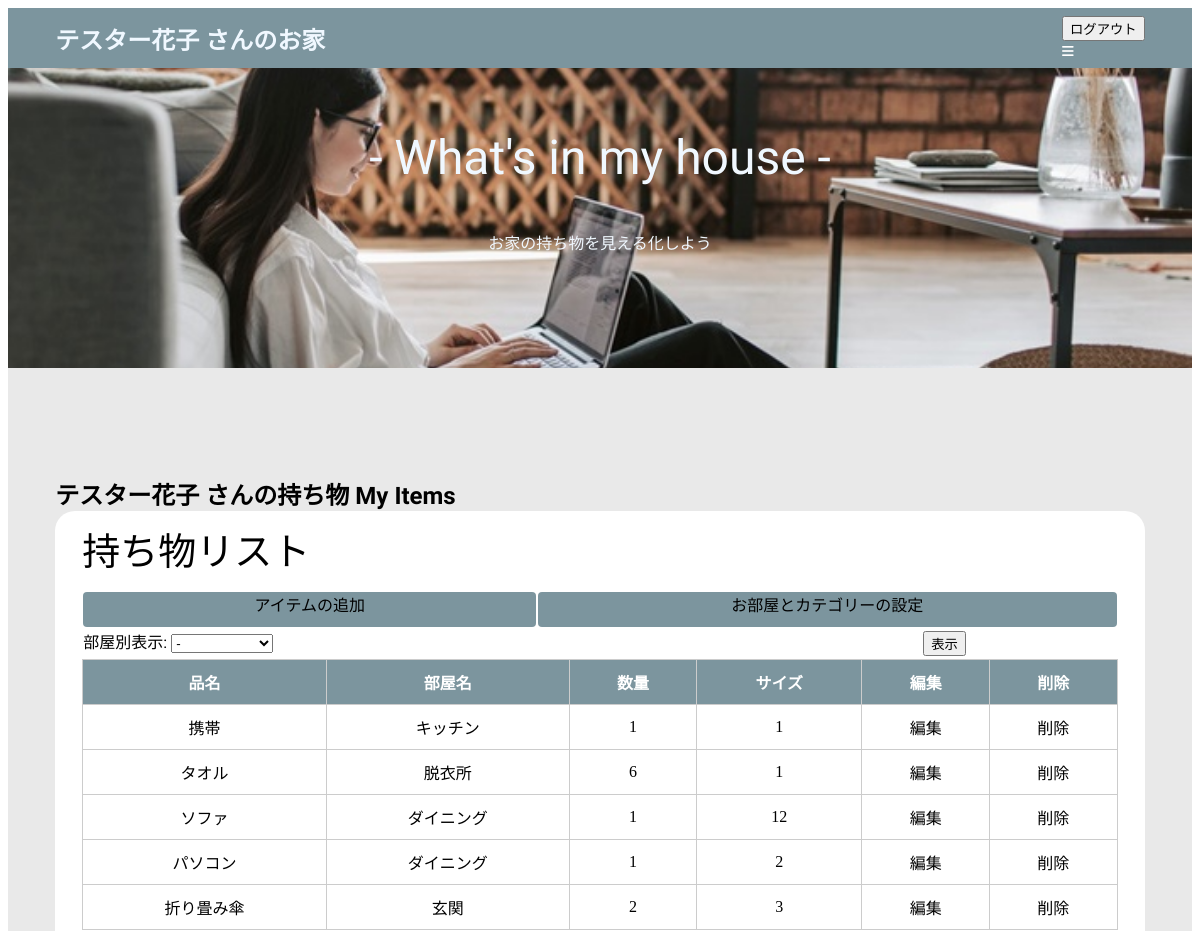
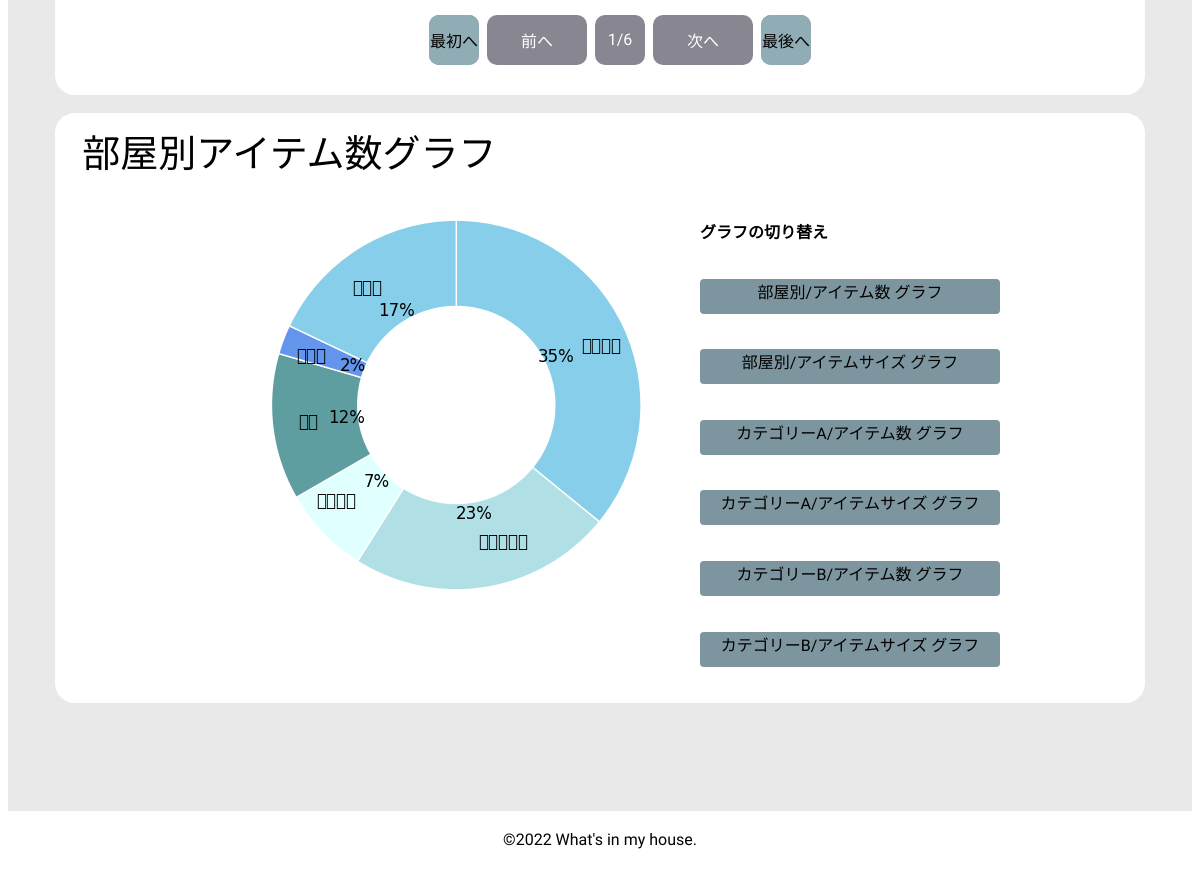
The page /house/index_room_qty (signed in) on the database its author committed (2 pictures, top to bottom).
### house/models.py (models this page shows, shortened)
class Item(models.Model):
    owner=models.ForeignKey(User,on_delete=models.CASCADE,related_name='i_owner')
    room=models.ForeignKey('Room',on_delete=models.CASCADE)
    name=models.CharField(max_length=35)
    qty=models.IntegerField(default=1)
    size=models.IntegerField(default=10)
    get_date=models.DateField(default=date.today)
    cate_a=models.ForeignKey('Cate_a',on_delete=models.SET_NULL,null=True,blank=True,)
    cate_b=models.ForeignKey('Cate_b',on_delete=models.SET_NULL,null=True,blank=True,)
    comment=models.TextField(max_length=100,blank=True,null=True)
    delete_flag=models.BooleanField(default=False)
    delete_date=models.DateField(default=None,blank=True,null=True)
    pub_date=models.DateTimeField(auto_now_add=True)
    class Meta:
        ordering = ('-id',)

class Room(models.Model):
    name=models.CharField(max_length=25)
    owner=models.ForeignKey(User,on_delete=models.CASCADE,related_name='r_owner')

### house/views.py (the view)
# urls.py: path('index_room_qty',views.index_room_qty,name='index_room_qty'),
@login_required(login_url='/accounts/login/')                        #ログインしていたら使える。
def index_room_qty(request,num=1):
    user=request.user                                                #ログインユーザー情報の取得
    itemlist=Item.objects.filter(owner=request.user)
    page=Paginator(itemlist,5)
    form=SelectroomForm(request.user)
    chart=get_pie_data_room_sumqty(request)              #グラフ描画関数の戻り値を変数chartで送る。
    params={
        'itemlist':page.get_page(num),
        'form':form,
        'user':user,
        "chart":chart,
        "graphtitle":'部屋別アイテム数',
    }
    return render(request,'house/index.html',params)

### house/forms.py
class SelectroomForm(forms.Form):
    def __init__(self,user,*args,**kwargs):                                             #ユーザー毎に表示を変える場合
        super(SelectroomForm,self).__init__(*args,**kwargs)                             #ユーザー毎に表示を変える場合
        self.fields['部屋別表示']=forms.ChoiceField(                                #プルダウンリストを作ります。
            choices=                                                               #プルダウンリストの中身は変数choicesです。
            [('0','-')]+                                                           #変数choicesの中身は、デォルトの（-：-）と
            [(item.id,item.name) for item in Room.objects.filter(owner=user)],     #ルームモデルに登録されているレコードを変数itemに取出し、name（部屋名）だけにする。
            widget=forms.Select(attrs={'size:':1}),
            )

### house/graph.py (called while the page is built)
def Output_Graph():
	buffer=BytesIO()                     #バイナリI/O(画像や音声データを取り扱う際に利用)
	plt.savefig(buffer,format="png")     #png形式の画像データを取り扱う
	buffer.seek(0)                       #ストリーム先頭のoffset byteに変更
	img=buffer.getvalue()                #バッファの全内容を含むbytes
	graph=base64.b64encode(img)          #画像ファイルをbase64でエンコード
	graph=graph.decode("utf-8")          #デコードして文字列から画像に変換
	buffer.close()
	return graph

def Plot_PieChart(p,l):
    plt.rcParams['font.family']='Yu Gothic'                 #日本語表示する設定
    c=["skyblue",'powderblue','lightcyan','cadetblue',"cornflowerblue"]  #円グラフの色の設定。順番に適用されて最後まできたら最初に戻り繰り返す。
    plt.switch_backend("AGG")
    plt.figure(figsize=(5,4))                              #グラフの画像サイズ　円グラフを描画。デフォルトは3時の方向から開始
    wedgeprops={"edgecolor":"white", "width":0.7}          #扇状の周りの白い線（隙間）
    textprops={"size":"large"}
    plt.pie(p,autopct="%d%%",labels=l,colors=c,            #autopoct:比率を表示するようにしている。小数点第一位まで表示するときはautopct='%.1f%%'。
    counterclock=False,startangle=90,                      #counterclock=Falseで時計回り。startangle=90で12時の方向から開始
    radius=1.5,center=(0,0),wedgeprops=wedgeprops,         #radius:エングラフのサイズ
    labeldistance=0.75,textprops=textprops)                #ラベルの位置 小さいと円の上、大きいと円の外
    graph = Output_Graph()
    return graph

### templates/house/index.html (shortened to what this page needs)
{% load static %}
<!DOCTYPE html>
<html lang="ja">
<head>
    <link rel="stylesheet" type="text/css"
        href="{% static 'house/css/style.css' %}" />
    <link href="https://use.fontawesome.com/releases/v6.1.1/css/all.css" rel="stylesheet">
</head>
<header class="header">
    <div class="header-container w-con01">
        <div class="whats in my house">
            <h2><a href="{% url 'index' %}">{{user}} さんのお家</a></h2>
        </div>
        <div>
            <form action="{% url 'account_logout' %}" method="post">
                <input type="submit" value="ログアウト">
            </form>
            <button class="navbtn">
                <i class="fa-solid fa-bars"></i>
            </button>
        </div>
    </div>
</header>
<section class="hero">
    <div class="hero-container w-con01">
        <h1>- What's in my house -</h1>
        <p>お家の持ち物を見える化しよう</p>
    </div>
</section>
<body>
    <section class="plans">
        <div class="w-con01">
            <h2>{{user}} さんの持ち物  <span>My Items</span></h2>
            <div class="plans-con">
                <div class="plan">
                    <h3>持ち物リスト</h3>
                    <div class="btn_area">
                        <table><tr>
                            <td><a href="/house/create_item" class="btn">アイテムの追加</a></td>
                            <td><a href="/house/create" class="btn">お部屋とカテゴリーの設定</a></td></tr>
                        </table>
                    </div>
                    <div class="form_area">
                        <table class="sarch">
                        <tr><td>
                            <form action="{% url 'index' %}" method="post">
                                {{ form.as_p }}
                            </td><td>
                            <input class="twowordbtn" type="submit" value="表示"></td>
                            </form></tr>
                        </table>
                    </div>
                    <div class="list_area">
                        <table class="tb01">
                            <tr class="head">
                                <th>品名</th>
                                <th>部屋名</th>
                                <th>数量</th>
                                <th>サイズ</th>
                                <th>編集</th>
                                <th>削除</th>
                            </tr>
                            {% for item in itemlist %}
                            <tr>
                                <td data-label="アイテム名">{{item.name}}</td>
                                <td data-label="部屋名">{{item.room.name}}</td>
                                <td data-label="数　量">{{item.qty}}</td>
                                <td data-label="サイズ">{{item.size}}</td>
                                <td><a href="{% url 'edit_item' item.id %}">編集</a></td>
                                <td><a href="{% url 'delete_item' item.id %}">削除</a></td>
                            </tr>
                            {% endfor %}
                        </table>
                    </div>
                    <div class="pager">
                        <ul class="pagination">
                        {% if itemlist.has_previous %}
                            <li><a href="{% url 'index' %}" class="active"><span>最初へ</span></a></li>
                            <li class="pre"><a href="{% url 'index' %}{{itemlist.previous_page_number}}"><span>前へ</span></a></li>
                        {% else%}
                            <li><a href="#" class="active"><span>最初へ</span></a></li>
                            <li class="pre"><a href="#"><span>前へ</span></a></li>
                        {% endif %}
                            <li><a href="#"><span>{{itemlist.number}}/{{itemlist.paginator.num_pages}}</span></a></li>
                        {% if itemlist.has_next %}
                            <li class="next"><a href="{% url 'index' %}{{itemlist.next_page_number}}"><span>次へ</span></a></li>
                            <li><a href="{% url 'index' %}{{itemlist.paginator.num_pages}}" class="active"><span>最後へ</span></a></li>
                        {% else %}
                            <li class="next"><a href="#"><span>次へ</span></a></li>
                            <li><a href="#" class="active"><span>最後へ</span></a></li>
                        {% endif %}
                        </ul>
                    </div>
                </div>
<br>
                <div class="plan">
                    <h3>{{graphtitle}}グラフ</h3>
                    <div class="w-con02">
                        <div>
                            <img>
                        </div>
                        <div class="switch_btn_container">
                            <h4>グラフの切り替え</h4>
                            <a href="{% url 'index_room_qty' %}" class="btn">部屋別/アイテム数 グラフ</a>
                            <a href="{% url 'index_room_size' %}" class="btn">部屋別/アイテムサイズ グラフ</a>
                            <a href="{% url 'index_catea_qty' %}" class="btn">カテゴリーA/アイテム数 グラフ</a>
                            <a href="{% url 'index_catea_size' %}" class="btn">カテゴリーA/アイテムサイズ グラフ</a>
                            <a href="{% url 'index_cateb_qty' %}" class="btn">カテゴリーB/アイテム数 グラフ</a>
                            <a href="{% url 'index_cateb_size' %}" class="btn">カテゴリーB/アイテムサイズ グラフ</a>
                        </div>
                    </div>
                </div>
            </div>
        </div>
    </section>
<footer class="footer">
    <div class="footer-container w-con">
        <p>©2022 What's in my house.</p>
    </div>
</footer>
</body>
</html>

### static/house/css/style.css (style rules this page uses)
.navbtn { padding: 0; outline: none; border: none; background: transparent; cursor: pointer; color: rgb(255, 255, 255); }
.btn { display: block; border-radius: 4px; min-width: 150px; height: 35px; box-sizing: border-box; background-color: rgb(124, 149, 158); color:rgb(0, 0, 0); font: size 13px; text-align: center; }
a { color: inherit; text-decoration: none; }
h1,h2,h3,h4,h5,h6,p,a { margin: 0; font-family: 'Kaisei Opti', serif; }
img { display: block; }
.header { height: 60px; background-color: rgb(124, 149, 158); font-family: 'Kaisei Opti', serif; color: aliceblue; min-height: 0vw; font-weight: 400; position: sticky; z-index: 10; top: 0; }
.header-container { display: flex; height: 100%; align-items: center; justify-content: space-between; }
.w-con01 { width: min(92%,1166px); margin: auto; }
.w-con02 { padding: 10px; margin: 10PX; background-color: #ffffff; display: flex; flex-wrap: wrap; margin: auto; justify-content: center; }
.hero { height: 300px; background-image:url(../image/room_image03.jpg); background-position: center; background-size: cover; }
.hero-container { display: grid; justify-items: center; align-content: center; height: 100%; }
.form_area { display: flex; justify-items: center; align-content: center; height: 100%; }
.hero h1 { margin-bottom: 40px; color: aliceblue; font-size: clamp(38px,5vw,48px); min-height: 0vw; font-weight: 400; line-height: 1.3; text-align: center; }
.hero P { margin-bottom: 50px; color: aliceblue; }
:root { --v-space:clamp(90px,9vw,120px); }
.plans { height: auto; padding: var(--v-space) 0; background-color: #e9e9e9; }
@media (min-width:768px) { .plans-con { grid-template-columns: repeat(2,1fr); } }
.plan { padding: 10px 27px; border-radius: 20px; background-color: #ffffff; }
p { line-height: 1.8; }
.plan h3 { margin-bottom: 15px; font-size: 38px; font-weight: 400; }
.switch_btn_container { height: 60vh; display: grid; align-items: center; gap: 3px; grid-template-columns: 300px; }
.footer { height: 100px; justify-items: center; align-content: center; background-position: center; }
.footer-container { display: grid; height: 100%; align-items: center; align-content: center; }
.footer p { margin-bottom: 40px; color: rgb(0, 0, 0); min-height: 0vw; line-height: 1.3; text-align: center; }
.pager .pagination { text-align: center; }
.pager .pagination li { display: inline; margin: 0 2px; padding: 0; display: inline-block; background: #888791; width: 50px; height: 50px; text-align: center; position: relative; border-radius: 10px; }
.pager .pagination li.pre, .pager .pagination li.next { display: inline-block; width: 100px; height: 50px; text-align: center; }
.pager .pagination li a { vertical-align: middle; position: absolute; top: 0; left: 0; width: 100%; height: 100%; text-align: center; display:table; color: #fff; text-decoration: none; -webkit-transition: all 0.3s ease; -moz-transition: all 0.3s ease; -o-transition: all 0.3s ease; transition: all 0.3s ease; }
.pager .pagination li a span { display:table-cell; vertical-align:middle; }
.pager .pagination li a:hover, .pager .pagination li a.active { color: #000; background:rgb(144, 172, 181); border-color: #00f; border-radius: 10px; }
table { border-collapse: collapse; width: 100%; }
.tb01 th, .tb01 td { padding: 10px; border: solid 1px #ccc; text-align:center; box-sizing:border-box; }
.tb01 th { background:rgb(124, 149, 158); color: #fff; }

### rows shown on the page
Item: name "携帯", room.name "キッチン", qty "1", size "1"
Item: name "タオル", room.name "脱衣所", qty "6", size "1"
Item: name "ソファ", room.name "ダイニング", qty "1", size "12"
Item: name "パソコン", room.name "ダイニング", qty "1", size "2"
Item: name "折り畳み傘", room.name "玄関", qty "2", size "3"

### other values the page prints
{{ user }} "テスター花子"
{{ itemlist.number }} "1"
{{ itemlist.paginator.num_pages }} "6"
{{ graphtitle }} "部屋別アイテム数"
